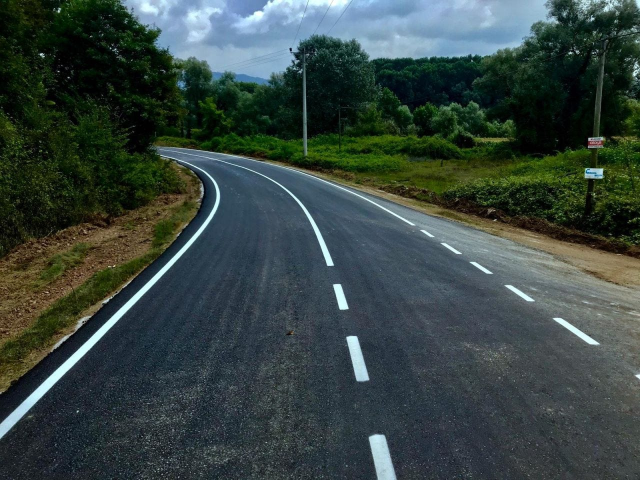
#> input picture resources/Road.jpg, 1280 x 960 px, given in place of the camera (shown at 1/2 size)
$ python contours_detection.py
#> lines starting #> are read from the running program, lines starting #| are printed output that depends on the picture; after the words box and inside, x2 and y2 are one past the last pixel; in counts of white or black regions, pixels touching at a corner belong together
### src/utils.py
"""Shared helper functions for the OpenCV practice scripts."""

from pathlib import Path

import cv2
import numpy as np

# Absolute path to the "resources" folder, so scripts work from any working directory
RESOURCES_DIR = Path(__file__).resolve().parent.parent / "resources"


def resource_path(filename):
    """Return the absolute path (as a string) of a file inside the resources folder."""
    return str(RESOURCES_DIR / filename)


def stack_images(scale, img_array):
    """Stack multiple images into a single image grid.

    Args:
        scale: Scale factor applied to every image (e.g. 0.5 halves the size).
        img_array: Either a flat list of images (one row) or a list of lists
            (multiple rows). Grayscale images are converted to BGR automatically.

    Returns:
        A single numpy image containing all input images arranged in a grid.
    """
    rows = len(img_array)
    cols = len(img_array[0]) if isinstance(img_array[0], list) else 1
    rows_available = isinstance(img_array[0], list)

    # If a flat list was given, wrap it so it is treated as a single row
    if not rows_available:
        img_array = [img_array]
        rows = 1
        cols = len(img_array[0])

    # The first image defines the reference size for all others
    base_h, base_w = img_array[0][0].shape[:2]

    for x in range(rows):
        for y in range(cols):
            img = img_array[x][y]
            if img.shape[:2] == (base_h, base_w):
                img = cv2.resize(img, (0, 0), None, scale, scale)
            else:
                # Match the reference size first, then apply the scale
                img = cv2.resize(img, (base_w, base_h))
                img = cv2.resize(img, (0, 0), None, scale, scale)

            # hstack/vstack need the same number of channels, so convert grayscale to BGR
            if len(img.shape) == 2:
                img = cv2.cvtColor(img, cv2.COLOR_GRAY2BGR)

            img_array[x][y] = img

    if rows_available:
        # Stack each row horizontally, then stack the rows vertically
        horizontal_rows = [np.hstack(img_array[x]) for x in range(rows)]
        stacked = np.vstack(horizontal_rows)
    else:
        stacked = np.hstack(img_array[0])

    return stacked

### src/contours_detection.py
"""Detect contours (shapes) in the webcam feed and show their corner points and area.

Trackbars:
    Threshold1 / Threshold2 - Canny edge detection thresholds
    Min Area                - contours smaller than this area are ignored
"""

import cv2
import numpy as np

from utils import stack_images

FRAME_WIDTH = 640
FRAME_HEIGHT = 480

# Hard lower limit for the "Min Area" trackbar, so tiny noise contours are never shown
MIN_AREA_LIMIT = 500
MAX_AREA_LIMIT = 30000


def empty(_):
    """Dummy callback required by cv2.createTrackbar."""
    pass


cv2.namedWindow("Parameters")
cv2.resizeWindow("Parameters", 640, 240)
cv2.createTrackbar("Threshold1", "Parameters", 150, 255, empty)
cv2.createTrackbar("Threshold2", "Parameters", 255, 255, empty)
cv2.createTrackbar("Min Area", "Parameters", 5000, MAX_AREA_LIMIT, empty)
cv2.setTrackbarMin("Min Area", "Parameters", MIN_AREA_LIMIT)

cap = cv2.VideoCapture(0)  # 0 = default webcam
cap.set(cv2.CAP_PROP_FRAME_WIDTH, FRAME_WIDTH)
cap.set(cv2.CAP_PROP_FRAME_HEIGHT, FRAME_HEIGHT)

# Kernel for dilation (created once, outside the loop)
kernel = np.ones((5, 5), dtype=np.uint8)


def get_contours(img, img_contour, min_area):
    """Find external contours in a binary image and draw them on img_contour.

    For every contour larger than min_area, draws the contour, its bounding box,
    and writes the number of corner points and the area next to it.
    """
    contours, hierarchy = cv2.findContours(img, cv2.RETR_EXTERNAL, cv2.CHAIN_APPROX_NONE)

    for cnt in contours:
        area = cv2.contourArea(cnt)

        # Minimum area check: skip small contours (usually noise)
        if area < max(min_area, MIN_AREA_LIMIT):
            continue

        cv2.drawContours(img_contour, [cnt], -1, (255, 0, 255), 7)

        # Approximate the contour with a polygon; the number of vertices
        # tells us the shape (3 = triangle, 4 = rectangle, many = circle ...)
        peri = cv2.arcLength(cnt, True)
        approx = cv2.approxPolyDP(cnt, 0.02 * peri, True)

        x, y, w, h = cv2.boundingRect(approx)
        cv2.rectangle(img_contour, (x, y), (x + w, y + h), (0, 255, 0), 5)

        # Show the number of points and the area to the right of the bounding box
        cv2.putText(img_contour, f"Points: {len(approx)}", (x + w + 20, y + 20),
                    cv2.FONT_HERSHEY_COMPLEX, 0.7, (0, 255, 0), 2)
        cv2.putText(img_contour, f"Area: {int(area)}", (x + w + 20, y + 45),
                    cv2.FONT_HERSHEY_COMPLEX, 0.7, (0, 255, 0), 2)


while True:
    success, img = cap.read()
#> img is the input picture: shape (960, 1280, 3); mean B, G, R 65.4, 68.7, 55.2
    if not success:
        break

    img = cv2.resize(img, (FRAME_WIDTH, FRAME_HEIGHT))
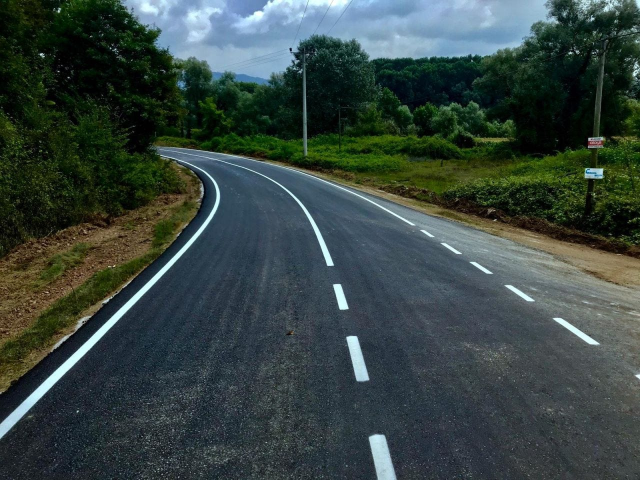
#> img: shape (480, 640, 3); mean B, G, R 65.5, 68.9, 55.3
    img_contour = img.copy()  # Contours are drawn on a copy, the original stays clean

    img_blur = cv2.GaussianBlur(img, (7, 7), 1)
    img_gray = cv2.cvtColor(img_blur, cv2.COLOR_BGR2GRAY)
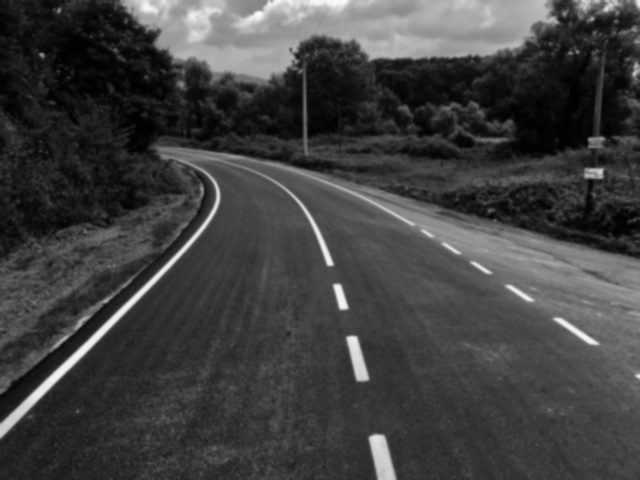
#> img_gray: shape (480, 640); min 0, max 251, mean 64.4

    # Read the current trackbar values
    threshold1 = cv2.getTrackbarPos("Threshold1", "Parameters")
    threshold2 = cv2.getTrackbarPos("Threshold2", "Parameters")
    min_area = cv2.getTrackbarPos("Min Area", "Parameters")

    img_canny = cv2.Canny(img_gray, threshold1, threshold2)
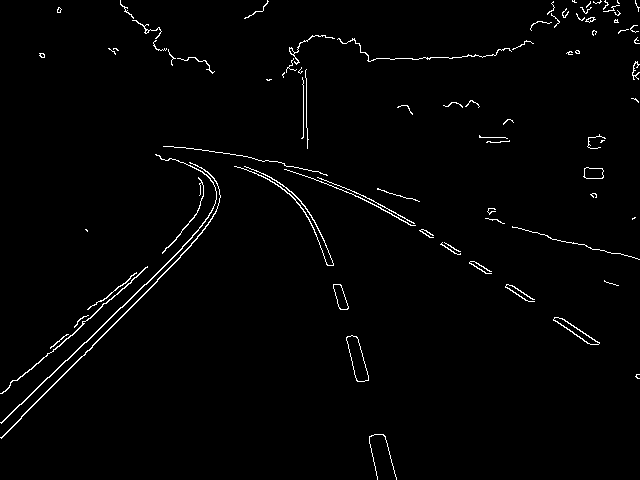
#> img_canny: shape (480, 640); 1.6% white in thin lines or dots

    # Dilation closes small gaps in the edges so contours are detected as one piece
    img_dilation = cv2.dilate(img_canny, kernel, iterations=1)
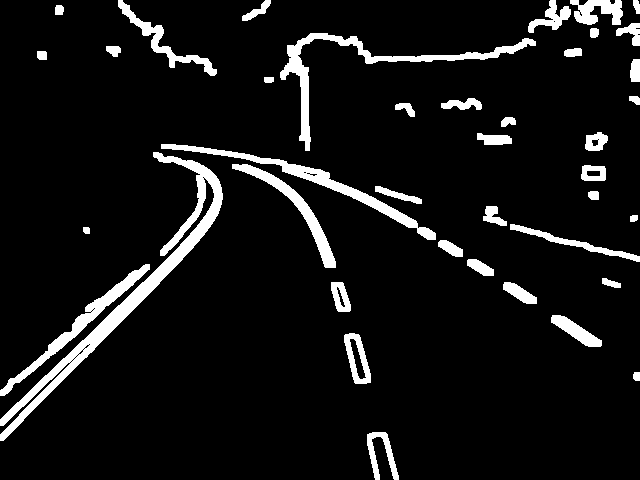
#> img_dilation: shape (480, 640); 8% white; 40 white regions

    get_contours(img_dilation, img_contour, min_area)
#> in get_contours, `contours, hierarchy = cv2.findContours(img, cv2.RETR_EXTERNAL, cv2.CHA..`: contours = 40 contours; largest, box (x1, y1, x2, y2) and area: (0, 152, 223, 441) 5140, (280, 33, 536, 151) 2378, (161, 144, 436, 240) 2100, (0, 264, 150, 396) 1682, (232, 164, 336, 268) 1374
#> the loop in get_contours, `for cnt in contours:` made 40 passes
#> area on passes 1 to 12: 504, 44.5, 828.5, 602.5, 343, 392, 92.5, 1682.5, 240.5, 220.5, 33.5, 655
#> (area, peri, x, y, w, h) on pass 19: (5139.5, 1247.8, 0, 152, 210, 289)
#> after the loop in get_contours, `for cnt in contours:`:
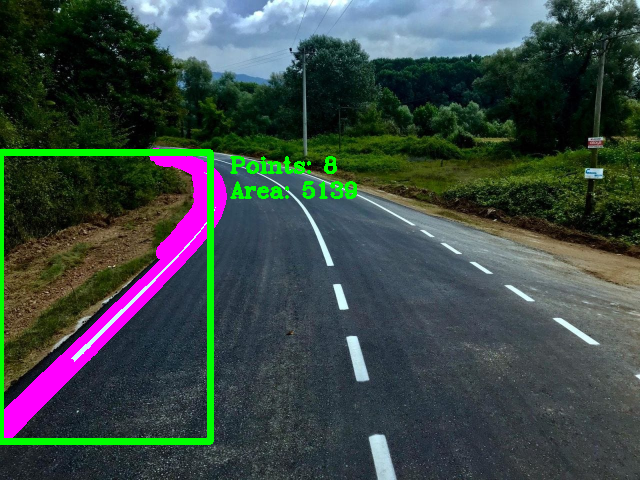
#> img_contour: shape (480, 640, 3); 5.28% of pixels changed, all inside (x1, y1, x2, y2) = (0, 148, 357, 445)

    img_stack = stack_images(0.8, [[img, img_blur, img_gray],
                                   [img_canny, img_dilation, img_contour]])
#> after the loop in stack_images, `for x in range(rows):`: img_array = 2 items
#> in stack_images, `stacked = np.vstack(horizontal_rows)`:
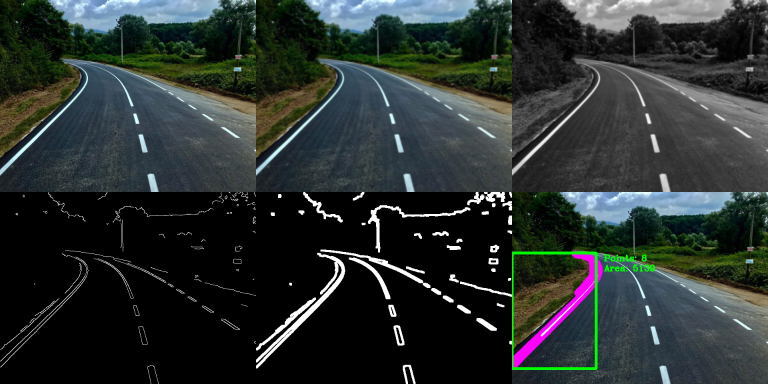
#> stacked: shape (768, 1536, 3) (shown at 1/2 size); mean of channels 0, 1, 2 47.9, 49.6, 43; drawn as B, G, R
    cv2.imshow("Result", img_stack)

    # Press 'q' to quit
    if cv2.waitKey(1) & 0xFF == ord('q'):
#> (key q is pressed here)
        break

cap.release()
cv2.destroyAllWindows()
